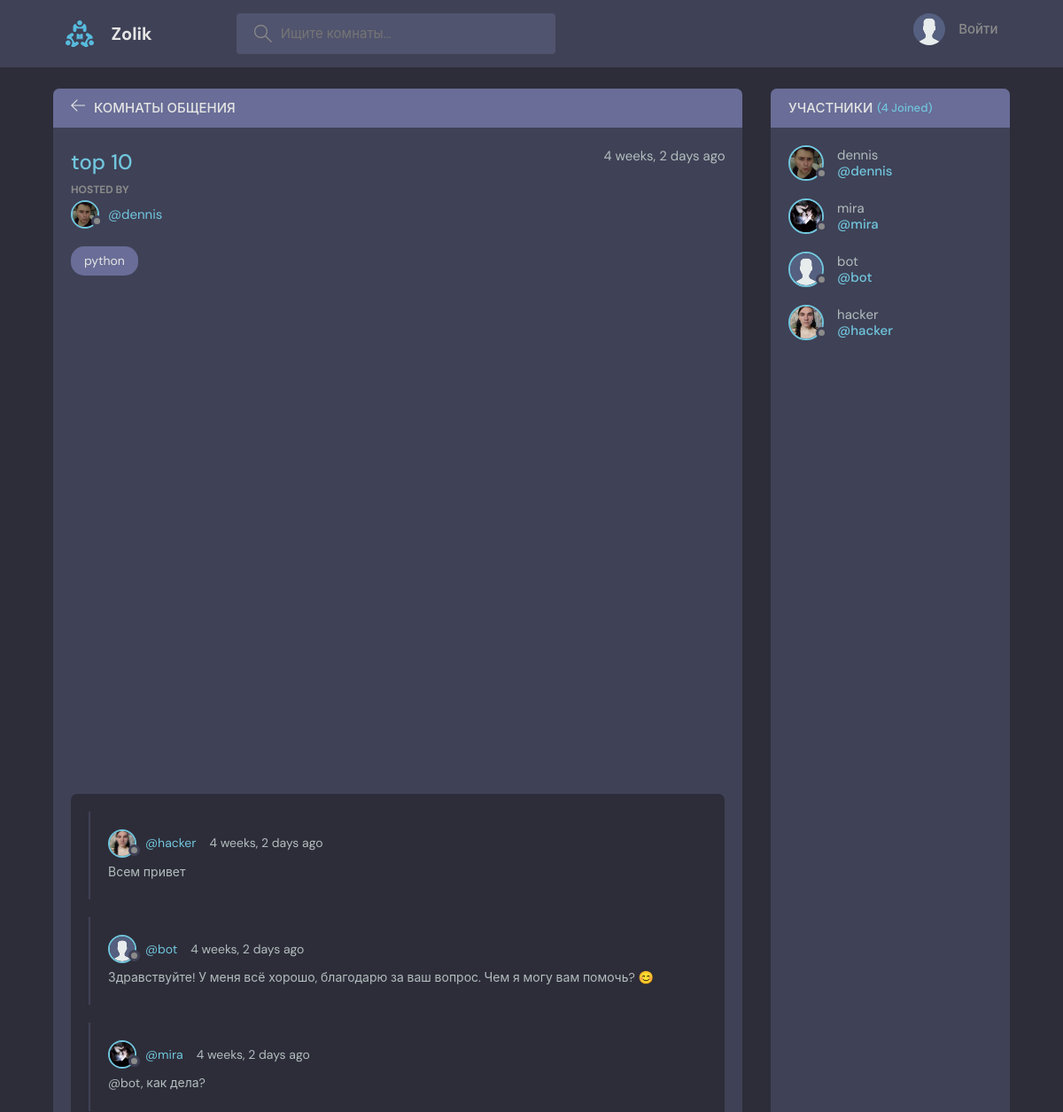
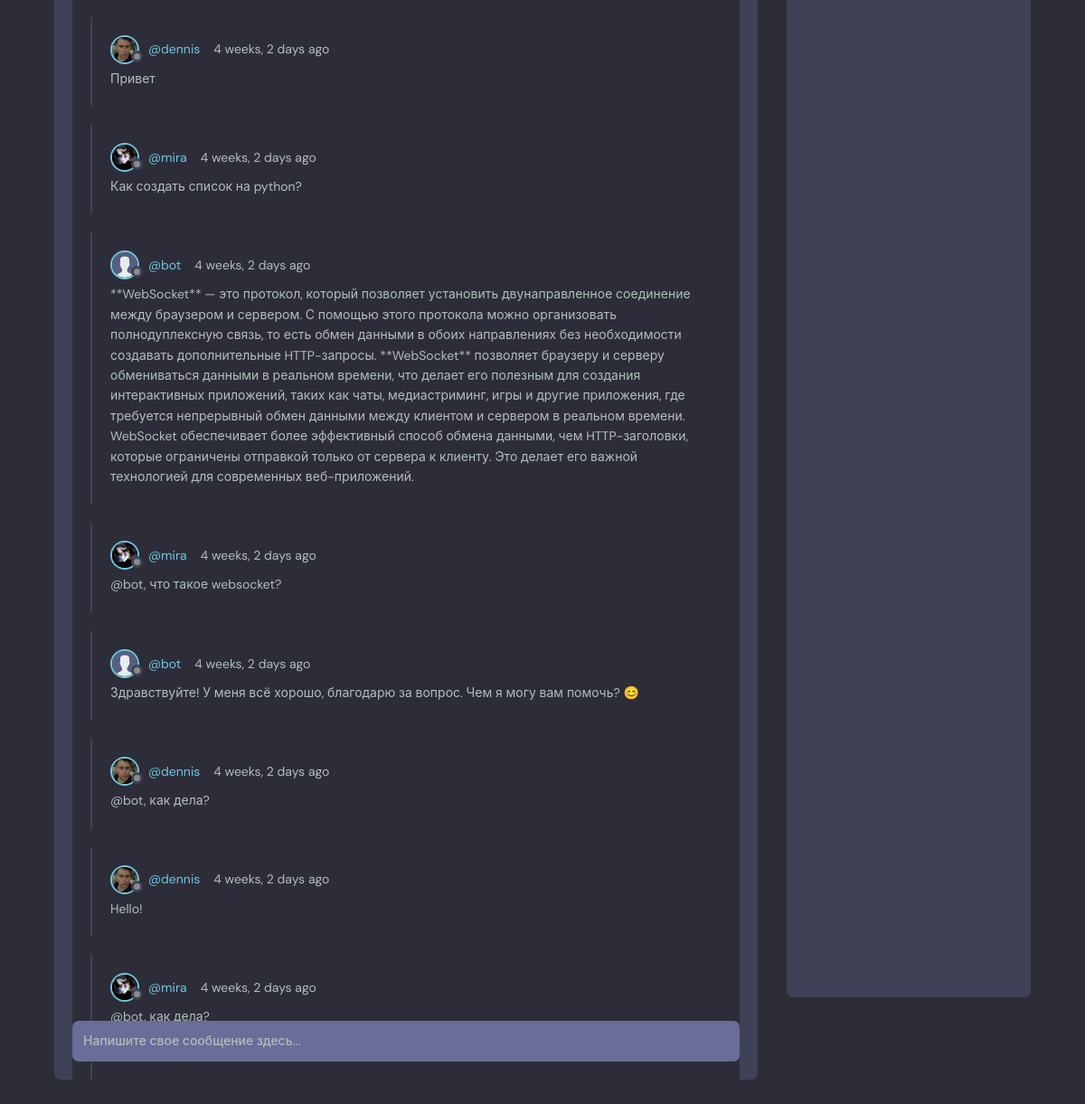
Page /room/12/ on the committed database (2 pictures, top to bottom).
### base/models.py (models this page shows, shortened)
class Room(models.Model):
    host = models.ForeignKey(User, on_delete=models.SET_NULL, null=True)
    topic = models.ForeignKey(Topic, on_delete=models.SET_NULL, null=True)
    name = models.CharField(max_length=200)
    description = models.TextField(null=True, blank=True)
    participants = models.ManyToManyField(User, related_name='participants', blank=True)
    updated = models.DateTimeField(auto_now=True)
    created = models.DateTimeField(auto_now_add=True)
    class Meta:
        ordering = ['-updated', '-created']

class User(AbstractUser):
    name = models.CharField(max_length=200, null=True)
    email = models.EmailField(unique=True, null=True)
    bio = models.TextField(null=True)
    avatar = models.ImageField(null=True, default="avatar.svg")
    USERNAME_FIELD = 'email'
    REQUIRED_FIELDS = []

class Topic(models.Model):
    name = models.CharField(max_length=200)
    def __str__(self):
        return self.name

class Message(models.Model):
    user = models.ForeignKey(User, on_delete=models.CASCADE)
    room = models.ForeignKey(Room, on_delete=models.CASCADE)
    body = models.TextField()
    updated = models.DateTimeField(auto_now=True)
    created = models.DateTimeField(auto_now_add=True)
    class Meta:
        ordering = ['-updated', '-created']

### base/views.py (the view, shortened to what this page needs)
# urls.py: path('room/<str:pk>/', views.room, name="room"),
def room(request, pk):
    room = Room.objects.get(id=pk)
    room_messages = room.message_set.all()
    participants = room.participants.all()
    context = {'room': room, 'room_messages': room_messages, 'participants': participants}
    return render(request, 'base/room.html', context)

### base/templates/base/room.html (shortened to what this page needs)
{% extends "main.html" %}
{% block content %}
<main class="profile-page layout layout--2">
  <div class="container">
    <div class="room">
      <div class="room__top">
        <div class="room__topLeft">
          <a href="{% url 'home' %}">
            <svg version="1.1" xmlns="http://www.w3.org/2000/svg" width="32" height="32" viewBox="0 0 32 32">
              <title>arrow-left</title>
              <path
                d="M13.723 2.286l-13.723 13.714 13.719 13.714 1.616-1.611-10.96-10.96h27.625v-2.286h-27.625l10.965-10.965-1.616-1.607z"
              ></path>
            </svg>
          </a>
          <h3>КОМНАТЫ ОБЩЕНИЯ</h3>
        </div>
      </div>
      <div class="room__box scroll">
        <div class="room__header scroll">
          <div class="room__info">
            <h3>{{room.name}}</h3>
            <span>{{room.created|timesince}} ago</span>
          </div>
          <div class="room__hosted">
            <p>Hosted By</p>
            <a href="{% url 'user-profile' room.host.id %}" class="room__author">
              <div class="avatar avatar--small">
                <img src="{{room.host.avatar.url}}" />
              </div>
              <span>@{{room.host.username}}</span>
            </a>
          </div>
          <span class="room__topics">{{room.topic}}</span>
        </div>
        <div id="messages" class="threads scroll">
          {% for message in room_messages %}
          <div class="thread">
              <div class="thread__top">
                  <div class="thread__author">
                      <a href="{% url 'user-profile' message.user.id %}" class="thread__authorInfo">
                          <div class="avatar avatar--small">
                              <img src="{{message.user.avatar.url}}" />
                          </div>
                          <span>@{{message.user.username}}</span>
                      </a>
                      <span class="thread__date">{{message.created|timesince}} ago</span>
                  </div>
              </div>
              <div class="thread__details">
                  {{message.body}}
              </div>
          </div>
          {% endfor %}
        </div>
      </div>
      <div class="room__message">
        <form action="{% url 'send-message' room.id %}" method="POST">
          <input name="body" placeholder="Напишите свое сообщение здесь..." />
        </form>
      </div>
    </div>
    <div class="participants">
      <h3 class="participants__top">Участники <span>({{participants.count}} Joined)</span></h3>
      <div class="participants__list scroll">
        {% for user in participants %}
        <a href="{% url 'user-profile' user.id %}" class="participant">
          <div class="avatar avatar--medium">
            <img src="{{user.avatar.url}}" />
          </div>
          <p>
            {{user.username}}
            <span>@{{user.username}}</span>
          </p>
        </a>
        {% endfor %}
      </div>
    </div>
  </div>
</main>
{% endblock content %}

### templates/main.html (shortened to what this page needs)
<!DOCTYPE html>
{% load static %}
<html lang="en">
  <head>
    <link rel="stylesheet" href="{% static 'styles/style.css' %}" />
  </head>
  <body>
    {% include 'navbar.html' %}
    {% block content %}
    {% endblock content %}
  </body>
</html>

### templates/navbar.html (shortened to what this page needs)
{% load static %}
<header class="header header--loggedIn">
    <div class="container">
      <a href="{% url 'home' %}" class="header__logo">
        <img src="{% static 'images/logo.svg' %}" />
        <h1>Zolik</h1>
      </a>
      <form class="header__search" method="GET" action="{% url 'home' %}">
        <label>
          <input name="q" placeholder="Ищите комнаты..." />
        </label>
      </form>
      <nav class="header__menu">
        {% if request.user.is_authenticated %}
        <div class="header__user">
          <a href="{% url 'update-user' %}">
            <div class="avatar avatar--medium active">
              <img src="{{request.user.avatar.url}}" />
            </div>
            <p>{{request.user.username}} <span>@{{request.user.username}}</span></p>
          </a>
          <button class="dropdown-button">
            <svg version="1.1" xmlns="http://www.w3.org/2000/svg" width="32" height="32" viewBox="0 0 32 32">
              <title>chevron-down</title>
              <path d="M16 21l-13-13h-3l16 16 16-16h-3l-13 13z"></path>
            </svg>
          </button>
        </div>
        {% else %}
        <a href="{% url 'login' %}">
          <img src="{% static 'images/avatar.svg' %}" />
          <p>Войти</p>
        </a>
        {% endif %}
      </nav>
    </div>
</header>

### rows in the picture
Room: name "top 10", created "4 weeks, 2 days", host.avatar (picture), host.username "dennis", topic "python"
Message: user.avatar (picture), user.username "hacker", created "4 weeks, 2 days", body "Всем привет"
Message: user.avatar (placeholder picture), user.username "bot", created "4 weeks, 2 days", body "Здравствуйте! У меня всё хорошо, благодарю за ваш вопрос. Чем я могу вам помочь? 😊"
Message: user.avatar (picture), user.username "mira", created "4 weeks, 2 days", body "@bot, как дела?"
Message: user.avatar (picture), user.username "dennis", created "4 weeks, 2 days", body "Привет"
Message: user.avatar (picture), user.username "mira", created "4 weeks, 2 days", body "Как создать список на python?"
Message: user.avatar (placeholder picture), user.username "bot", created "4 weeks, 2 days", body "**WebSocket** — это протокол, который позволяет установить двунаправленное соединение между браузером и сервером. С помощью этого протокола можно организовать полнодуплексную связь, то есть обмен данными в обоих направлениях без необходимости создавать дополнительные HTTP-запросы. **WebSocket** позволяет браузеру и серверу обмениваться данными в реальном времени, что делает его полезным для создания интерактивных приложений, таких как чаты, медиастриминг, игры и другие приложения, где требуется непрерывный обмен данными между клиентом и сервером в реальном времени. WebSocket обеспечивает более эффективный способ обмена данными, чем HTTP-заголовки, которые ограничены отправкой только от…"
Message: user.avatar (picture), user.username "mira", created "4 weeks, 2 days", body "@bot, что такое websocket?"
Message: user.avatar (placeholder picture), user.username "bot", created "4 weeks, 2 days", body "Здравствуйте! У меня всё хорошо, благодарю за вопрос. Чем я могу вам помочь? 😊"
Message: user.avatar (picture), user.username "dennis", created "4 weeks, 2 days", body "@bot, как дела?"
Message: user.avatar (picture), user.username "dennis", created "4 weeks, 2 days", body "Hello!"
Message: user.avatar (picture), user.username "mira", created "4 weeks, 2 days", body "@bot, как дела?"
User: avatar (picture), username "dennis"
User: avatar (picture), username "mira"
User: avatar (placeholder picture), username "bot"
User: avatar (picture), username "hacker"

### other values in the picture
{{ participants.count }} "4"
